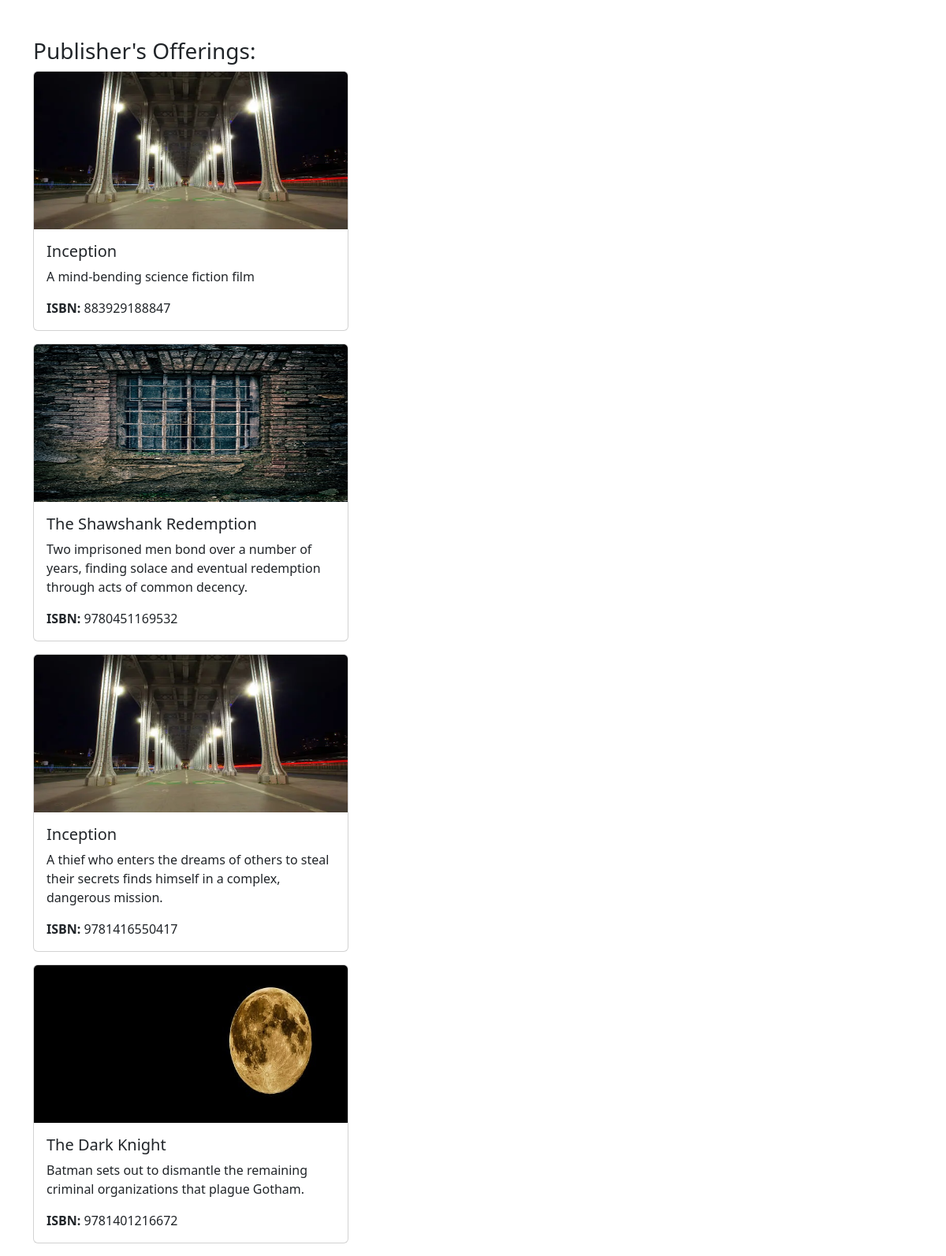
/publisher.php?publisher_name=Warner Bros. Pictures, run on the app's committed database.
### tables this page shows
CREATE TABLE `library` (
  `id` int(11) NOT NULL,
  `title` varchar(255) NOT NULL,
  `image` varchar(255) NOT NULL,
  `ISBN` varchar(13) NOT NULL,
  `short_description` varchar(255) NOT NULL,
  `type` enum('book','CD','DVD') DEFAULT NULL,
  `author_first_name` varchar(100) NOT NULL,
  `author_last_name` varchar(100) NOT NULL,
  `publisher_name` varchar(100) NOT NULL,
  `publisher_address` varchar(255) DEFAULT NULL,
  `publish_date` date DEFAULT NULL
);

### publisher.php (the view, shortened to what this page needs)
<!DOCTYPE html>
<html lang="en">
<head>
    <link href="https://cdn.jsdelivr.net/npm/bootstrap@5.3.0/dist/css/bootstrap.min.css" rel="stylesheet">
</head>
<body>
    <div class="container mt-5">
        <h3>Publisher's Offerings: </h3>
        <?php
        if (isset($_GET["publisher_name"])) {
            $servername = "localhost";
            $username = "root";
            $password = "";
            $dbname = "be19_cr4_leonasako_biglibrary";
            $conn = new mysqli($servername, $username, $password, $dbname);
            $publisher_name = $_GET["publisher_name"];
            $sql = "SELECT * FROM library WHERE publisher_name = ?";
            $stmt = $conn->prepare($sql);
            $stmt->bind_param("s", $publisher_name);
            $stmt->execute();
            $result = $stmt->get_result();
            if ($result->num_rows > 0)
            {
                while ($row = $result->fetch_assoc()) {
        ?>
                    <div class="card mb-3" style="max-width: 400px;">
                        <img src="<?php echo "images/" . $row["image"]; ?>" class="card-img-top" alt="<?php echo $row["title"]; ?>" style="width: 100%; height: 200px;">
                        <div class="card-body">
                            <h5 class="card-title"><?php echo $row["title"]; ?></h5>
                            <p class="card-text" style="word-wrap: break-word;"><?php echo $row["short_description"]; ?></p>
                            <p class="card-text"><strong>ISBN:</strong> <?php echo $row["ISBN"]; ?></p>
                        </div>
                    </div>
        <?php
                }
            } else {
                echo "No books/CD/DVD found for the publisher.";
            }
        } else {
            echo "Invalid request.";
        }
        ?>
    </div>
</body>
</html>

### data on the page
library: image (picture), title "Inception", short_description "A mind-bending science fiction film", ISBN "883929188847"
library: image (picture), title "The Shawshank Redemption", short_description "Two imprisoned men bond over a number of years, finding solace and eventual redemption through acts of common decency.", ISBN "9780451169532"
library: image (picture), title "Inception", short_description "A thief who enters the dreams of others to steal their secrets finds himself in a complex, dangerous mission.", ISBN "9781416550417"
library: image (picture), title "The Dark Knight", short_description "Batman sets out to dismantle the remaining criminal organizations that plague Gotham.", ISBN "9781401216672"
